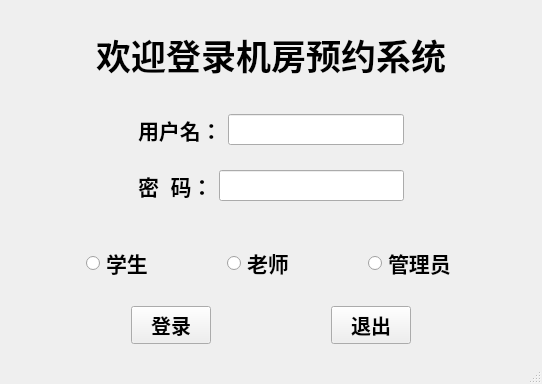
<?xml version="1.0" encoding="UTF-8"?>
<ui version="4.0">
 <class>RegisterInterface</class>
 <widget class="QMainWindow" name="RegisterInterface">
  <property name="geometry">
   <rect>
    <x>0</x>
    <y>0</y>
    <width>542</width>
    <height>350</height>
   </rect>
  </property>
  <property name="windowTitle">
   <string>MainWindow</string>
  </property>
  <widget class="QWidget" name="centralwidget">
   <layout class="QGridLayout" name="gridLayout">
    <item row="2" column="0">
     <widget class="QLabel" name="label_7">
      <property name="font">
       <font>
        <pointsize>26</pointsize>
        <weight>75</weight>
        <bold>true</bold>
       </font>
      </property>
      <property name="text">
       <string>欢迎登录机房预约系统</string>
      </property>
      <property name="alignment">
       <set>Qt::AlignCenter</set>
      </property>
     </widget>
    </item>
    <item row="4" column="0">
     <widget class="QWidget" name="widget_10" native="true">
      <layout class="QHBoxLayout" name="horizontalLayout_7">
       <item>
        <spacer name="horizontalSpacer_9">
         <property name="orientation">
          <enum>Qt::Horizontal</enum>
         </property>
         <property name="sizeHint" stdset="0">
          <size>
           <width>40</width>
           <height>20</height>
          </size>
         </property>
        </spacer>
       </item>
       <item>
        <widget class="QRadioButton" name="studentButton">
         <property name="font">
          <font>
           <pointsize>16</pointsize>
           <weight>75</weight>
           <bold>true</bold>
          </font>
         </property>
         <property name="text">
          <string>学生</string>
         </property>
        </widget>
       </item>
       <item>
        <spacer name="horizontalSpacer_7">
         <property name="orientation">
          <enum>Qt::Horizontal</enum>
         </property>
         <property name="sizeHint" stdset="0">
          <size>
           <width>40</width>
           <height>20</height>
          </size>
         </property>
        </spacer>
       </item>
       <item>
        <widget class="QRadioButton" name="teacherButton">
         <property name="font">
          <font>
           <pointsize>16</pointsize>
           <weight>75</weight>
           <bold>true</bold>
          </font>
         </property>
         <property name="text">
          <string>老师</string>
         </property>
        </widget>
       </item>
       <item>
        <spacer name="horizontalSpacer_10">
         <property name="orientation">
          <enum>Qt::Horizontal</enum>
         </property>
         <property name="sizeHint" stdset="0">
          <size>
           <width>40</width>
           <height>20</height>
          </size>
         </property>
        </spacer>
       </item>
       <item>
        <widget class="QRadioButton" name="adminButton">
         <property name="font">
          <font>
           <pointsize>16</pointsize>
           <weight>75</weight>
           <bold>true</bold>
          </font>
         </property>
         <property name="text">
          <string>管理员</string>
         </property>
        </widget>
       </item>
       <item>
        <spacer name="horizontalSpacer_8">
         <property name="orientation">
          <enum>Qt::Horizontal</enum>
         </property>
         <property name="sizeHint" stdset="0">
          <size>
           <width>40</width>
           <height>20</height>
          </size>
         </property>
        </spacer>
       </item>
      </layout>
     </widget>
    </item>
    <item row="5" column="0">
     <widget class="QWidget" name="widget_11" native="true">
      <layout class="QHBoxLayout" name="horizontalLayout_8">
       <item>
        <spacer name="horizontalSpacer_12">
         <property name="orientation">
          <enum>Qt::Horizontal</enum>
         </property>
         <property name="sizeHint" stdset="0">
          <size>
           <width>40</width>
           <height>20</height>
          </size>
         </property>
        </spacer>
       </item>
       <item>
        <widget class="QPushButton" name="LoginButton">
         <property name="font">
          <font>
           <pointsize>15</pointsize>
           <weight>75</weight>
           <bold>true</bold>
          </font>
         </property>
         <property name="text">
          <string>登录</string>
         </property>
        </widget>
       </item>
       <item>
        <spacer name="horizontalSpacer_13">
         <property name="orientation">
          <enum>Qt::Horizontal</enum>
         </property>
         <property name="sizeHint" stdset="0">
          <size>
           <width>40</width>
           <height>20</height>
          </size>
         </property>
        </spacer>
       </item>
       <item>
        <widget class="QPushButton" name="exitButton">
         <property name="font">
          <font>
           <pointsize>15</pointsize>
           <weight>75</weight>
           <bold>true</bold>
          </font>
         </property>
         <property name="text">
          <string>退出</string>
         </property>
        </widget>
       </item>
       <item>
        <spacer name="horizontalSpacer_11">
         <property name="orientation">
          <enum>Qt::Horizontal</enum>
         </property>
         <property name="sizeHint" stdset="0">
          <size>
           <width>40</width>
           <height>20</height>
          </size>
         </property>
        </spacer>
       </item>
      </layout>
     </widget>
    </item>
    <item row="3" column="0">
     <widget class="QStackedWidget" name="stackedWidget">
      <property name="currentIndex">
       <number>2</number>
      </property>
      <widget class="QWidget" name="page">
       <layout class="QGridLayout" name="gridLayout_2">
        <item row="0" column="2">
         <spacer name="horizontalSpacer_2">
          <property name="orientation">
           <enum>Qt::Horizontal</enum>
          </property>
          <property name="sizeHint" stdset="0">
           <size>
            <width>40</width>
            <height>20</height>
           </size>
          </property>
         </spacer>
        </item>
        <item row="0" column="1">
         <widget class="QWidget" name="widget_3" native="true">
          <layout class="QVBoxLayout" name="verticalLayout">
           <item>
            <widget class="QWidget" name="widget" native="true">
             <layout class="QHBoxLayout" name="horizontalLayout">
              <item>
               <widget class="QLabel" name="label">
                <property name="font">
                 <font>
                  <pointsize>16</pointsize>
                  <weight>75</weight>
                  <bold>true</bold>
                 </font>
                </property>
                <property name="text">
                 <string>学  号：</string>
                </property>
               </widget>
              </item>
              <item>
               <widget class="QLineEdit" name="XuehaoLineEdit">
                <property name="font">
                 <font>
                  <pointsize>14</pointsize>
                 </font>
                </property>
               </widget>
              </item>
             </layout>
            </widget>
           </item>
           <item>
            <widget class="QWidget" name="widget_2" native="true">
             <layout class="QHBoxLayout" name="horizontalLayout_2">
              <item>
               <widget class="QLabel" name="label_2">
                <property name="font">
                 <font>
                  <pointsize>16</pointsize>
                  <weight>75</weight>
                  <bold>true</bold>
                 </font>
                </property>
                <property name="text">
                 <string>密  码：</string>
                </property>
               </widget>
              </item>
              <item>
               <widget class="QLineEdit" name="stupassWordlineEdit1">
                <property name="font">
                 <font>
                  <pointsize>14</pointsize>
                 </font>
                </property>
                <property name="echoMode">
                 <enum>QLineEdit::Password</enum>
                </property>
               </widget>
              </item>
             </layout>
            </widget>
           </item>
          </layout>
         </widget>
        </item>
        <item row="0" column="0">
         <spacer name="horizontalSpacer">
          <property name="orientation">
           <enum>Qt::Horizontal</enum>
          </property>
          <property name="sizeHint" stdset="0">
           <size>
            <width>40</width>
            <height>20</height>
           </size>
          </property>
         </spacer>
        </item>
       </layout>
      </widget>
      <widget class="QWidget" name="page_2">
       <layout class="QGridLayout" name="gridLayout_3">
        <item row="0" column="1">
         <widget class="QWidget" name="widget_4" native="true">
          <layout class="QVBoxLayout" name="verticalLayout_2">
           <item>
            <widget class="QWidget" name="widget_5" native="true">
             <layout class="QHBoxLayout" name="horizontalLayout_3">
              <item>
               <widget class="QLabel" name="label_3">
                <property name="font">
                 <font>
                  <pointsize>16</pointsize>
                  <weight>75</weight>
                  <bold>true</bold>
                 </font>
                </property>
                <property name="text">
                 <string>职工号：</string>
                </property>
               </widget>
              </item>
              <item>
               <widget class="QLineEdit" name="tealineEdit">
                <property name="font">
                 <font>
                  <pointsize>14</pointsize>
                 </font>
                </property>
               </widget>
              </item>
             </layout>
            </widget>
           </item>
           <item>
            <widget class="QWidget" name="widget_6" native="true">
             <layout class="QHBoxLayout" name="horizontalLayout_4">
              <item>
               <widget class="QLabel" name="label_4">
                <property name="font">
                 <font>
                  <pointsize>16</pointsize>
                  <weight>75</weight>
                  <bold>true</bold>
                 </font>
                </property>
                <property name="text">
                 <string>密  码：</string>
                </property>
               </widget>
              </item>
              <item>
               <widget class="QLineEdit" name="teapasswordLineEdit2">
                <property name="font">
                 <font>
                  <pointsize>14</pointsize>
                 </font>
                </property>
                <property name="echoMode">
                 <enum>QLineEdit::Password</enum>
                </property>
               </widget>
              </item>
             </layout>
            </widget>
           </item>
          </layout>
         </widget>
        </item>
        <item row="0" column="0">
         <spacer name="horizontalSpacer_3">
          <property name="orientation">
           <enum>Qt::Horizontal</enum>
          </property>
          <property name="sizeHint" stdset="0">
           <size>
            <width>40</width>
            <height>20</height>
           </size>
          </property>
         </spacer>
        </item>
        <item row="0" column="2">
         <spacer name="horizontalSpacer_4">
          <property name="orientation">
           <enum>Qt::Horizontal</enum>
          </property>
          <property name="sizeHint" stdset="0">
           <size>
            <width>40</width>
            <height>20</height>
           </size>
          </property>
         </spacer>
        </item>
       </layout>
      </widget>
      <widget class="QWidget" name="page_3">
       <layout class="QGridLayout" name="gridLayout_4">
        <item row="0" column="0">
         <spacer name="horizontalSpacer_5">
          <property name="orientation">
           <enum>Qt::Horizontal</enum>
          </property>
          <property name="sizeHint" stdset="0">
           <size>
            <width>40</width>
            <height>20</height>
           </size>
          </property>
         </spacer>
        </item>
        <item row="0" column="1">
         <widget class="QWidget" name="widget_7" native="true">
          <layout class="QVBoxLayout" name="verticalLayout_3">
           <item>
            <widget class="QWidget" name="widget_8" native="true">
             <layout class="QHBoxLayout" name="horizontalLayout_5">
              <item>
               <widget class="QLabel" name="label_5">
                <property name="font">
                 <font>
                  <pointsize>16</pointsize>
                  <weight>75</weight>
                  <bold>true</bold>
                 </font>
                </property>
                <property name="text">
                 <string>用户名：</string>
                </property>
               </widget>
              </item>
              <item>
               <widget class="QLineEdit" name="userlineEdit">
                <property name="font">
                 <font>
                  <pointsize>14</pointsize>
                 </font>
                </property>
               </widget>
              </item>
             </layout>
            </widget>
           </item>
           <item>
            <widget class="QWidget" name="widget_9" native="true">
             <layout class="QHBoxLayout" name="horizontalLayout_6">
              <item>
               <widget class="QLabel" name="label_6">
                <property name="font">
                 <font>
                  <pointsize>16</pointsize>
                  <weight>75</weight>
                  <bold>true</bold>
                 </font>
                </property>
                <property name="text">
                 <string>密  码：</string>
                </property>
               </widget>
              </item>
              <item>
               <widget class="QLineEdit" name="adminpassWordlineEdit3">
                <property name="font">
                 <font>
                  <pointsize>14</pointsize>
                 </font>
                </property>
                <property name="echoMode">
                 <enum>QLineEdit::Password</enum>
                </property>
               </widget>
              </item>
             </layout>
            </widget>
           </item>
          </layout>
         </widget>
        </item>
        <item row="0" column="2">
         <spacer name="horizontalSpacer_6">
          <property name="orientation">
           <enum>Qt::Horizontal</enum>
          </property>
          <property name="sizeHint" stdset="0">
           <size>
            <width>40</width>
            <height>20</height>
           </size>
          </property>
         </spacer>
        </item>
       </layout>
      </widget>
     </widget>
    </item>
    <item row="1" column="0">
     <spacer name="horizontalSpacer_14">
      <property name="orientation">
       <enum>Qt::Horizontal</enum>
      </property>
      <property name="sizeHint" stdset="0">
       <size>
        <width>40</width>
        <height>20</height>
       </size>
      </property>
     </spacer>
    </item>
   </layout>
  </widget>
  <widget class="QMenuBar" name="menubar">
   <property name="geometry">
    <rect>
     <x>0</x>
     <y>0</y>
     <width>542</width>
     <height>23</height>
    </rect>
   </property>
  </widget>
  <widget class="QStatusBar" name="statusbar"/>
 </widget>
 <resources/>
 <connections/>
</ui>
